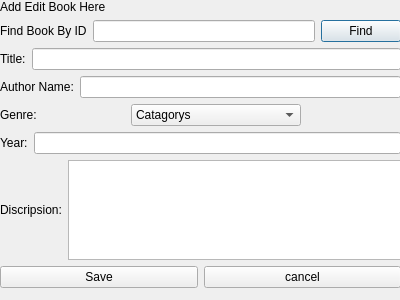
<?xml version="1.0" encoding="UTF-8"?>
<ui version="4.0">
 <class>editBooks</class>
 <widget class="QDialog" name="editBooks">
  <property name="geometry">
   <rect>
    <x>0</x>
    <y>0</y>
    <width>400</width>
    <height>300</height>
   </rect>
  </property>
  <property name="windowTitle">
   <string>Dialog</string>
  </property>
  <widget class="QWidget" name="verticalLayoutWidget">
   <property name="geometry">
    <rect>
     <x>0</x>
     <y>0</y>
     <width>401</width>
     <height>288</height>
    </rect>
   </property>
   <layout class="QVBoxLayout" name="verticalLayout">
    <item>
     <widget class="QLabel" name="label">
      <property name="text">
       <string>Add Edit Book Here</string>
      </property>
     </widget>
    </item>
    <item>
     <layout class="QHBoxLayout" name="horizontalLayout_7">
      <item>
       <widget class="QLabel" name="label_2">
        <property name="text">
         <string>Find Book By ID</string>
        </property>
       </widget>
      </item>
      <item>
       <widget class="QLineEdit" name="lineEdit_findId"/>
      </item>
      <item>
       <widget class="QPushButton" name="pushButton_findID">
        <property name="text">
         <string>Find</string>
        </property>
       </widget>
      </item>
     </layout>
    </item>
    <item>
     <layout class="QHBoxLayout" name="horizontalLayout_4">
      <item>
       <widget class="QLabel" name="label_4">
        <property name="text">
         <string>Title:</string>
        </property>
       </widget>
      </item>
      <item>
       <widget class="QLineEdit" name="lineEdit_title"/>
      </item>
     </layout>
    </item>
    <item>
     <layout class="QHBoxLayout" name="horizontalLayout_3">
      <item>
       <widget class="QLabel" name="label_3">
        <property name="text">
         <string>Author Name:</string>
        </property>
       </widget>
      </item>
      <item>
       <widget class="QLineEdit" name="lineEdit_author"/>
      </item>
     </layout>
    </item>
    <item>
     <layout class="QHBoxLayout" name="horizontalLayout_5">
      <item>
       <widget class="QLabel" name="label_5">
        <property name="text">
         <string>Genre:</string>
        </property>
       </widget>
      </item>
      <item>
       <widget class="QComboBox" name="comboBox_Genere">
        <property name="minimumSize">
         <size>
          <width>170</width>
          <height>0</height>
         </size>
        </property>
        <item>
         <property name="text">
          <string>Catagorys</string>
         </property>
        </item>
       </widget>
      </item>
      <item>
       <spacer name="horizontalSpacer">
        <property name="orientation">
         <enum>Qt::Horizontal</enum>
        </property>
        <property name="sizeType">
         <enum>QSizePolicy::Maximum</enum>
        </property>
        <property name="sizeHint" stdset="0">
         <size>
          <width>100</width>
          <height>20</height>
         </size>
        </property>
       </spacer>
      </item>
     </layout>
    </item>
    <item>
     <layout class="QHBoxLayout" name="horizontalLayout_6">
      <item>
       <widget class="QLabel" name="label_6">
        <property name="text">
         <string>Year:</string>
        </property>
       </widget>
      </item>
      <item>
       <widget class="QLineEdit" name="lineEdit_Year"/>
      </item>
     </layout>
    </item>
    <item>
     <layout class="QHBoxLayout" name="horizontalLayout_2">
      <property name="sizeConstraint">
       <enum>QLayout::SetMinimumSize</enum>
      </property>
      <property name="topMargin">
       <number>0</number>
      </property>
      <item>
       <widget class="QLabel" name="label_7">
        <property name="text">
         <string>Discripsion:</string>
        </property>
       </widget>
      </item>
      <item>
       <widget class="QTextEdit" name="textEdit_discripsion"/>
      </item>
     </layout>
    </item>
    <item>
     <layout class="QHBoxLayout" name="horizontalLayout">
      <item>
       <widget class="QPushButton" name="pushButton_saveNewBook">
        <property name="text">
         <string>Save</string>
        </property>
       </widget>
      </item>
      <item>
       <widget class="QPushButton" name="pushButton_cancel">
        <property name="text">
         <string>cancel</string>
        </property>
       </widget>
      </item>
     </layout>
    </item>
   </layout>
  </widget>
 </widget>
 <resources/>
 <connections/>
</ui>
